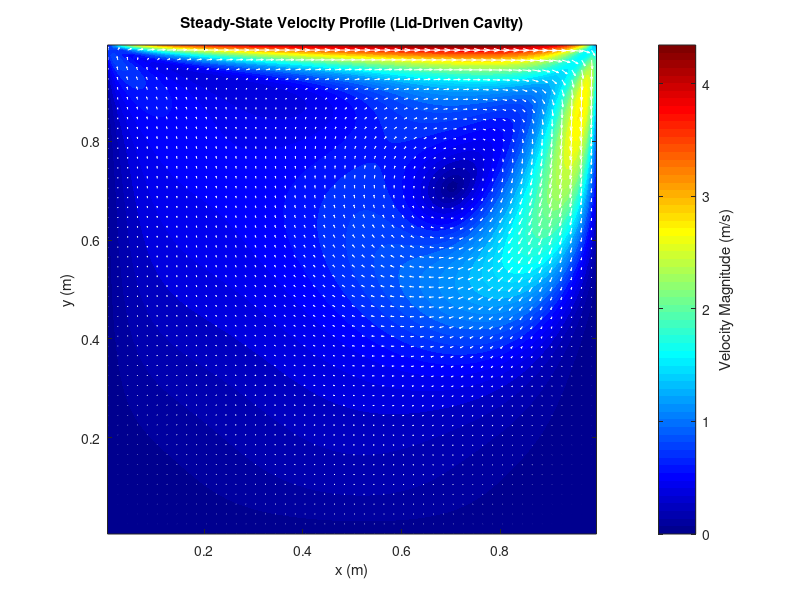
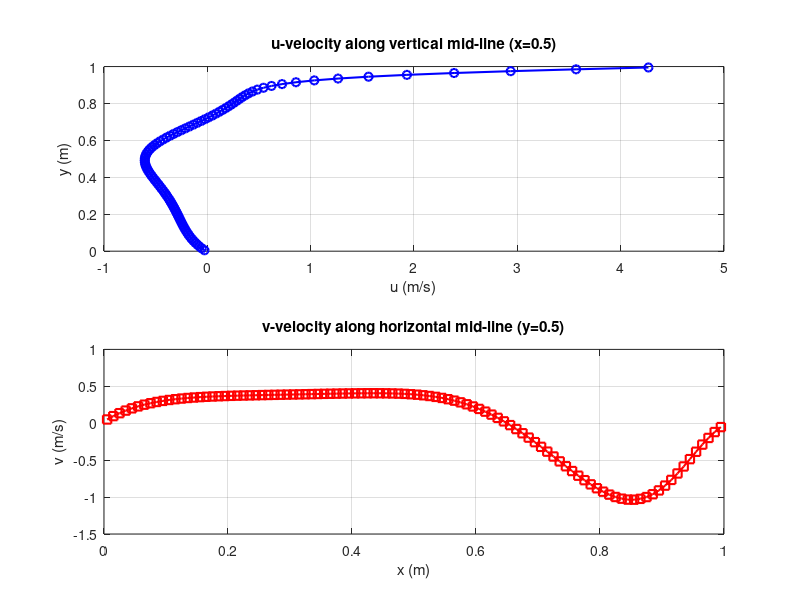

MATLAB code to generate these figures, in order:
clear; 
clc;
data = load('cavity_SIMPLE.txt');

% Change grid size when they were altered in Fortran solver
nx = 100; 
ny = 100;

X = reshape(data(:, 1), nx, ny)';
Y = reshape(data(:, 2), nx, ny)';
U = reshape(data(:, 3), nx, ny)';
V = reshape(data(:, 4), nx, ny)';

% Calculate velocity magnitude: |V| = sqrt(u^2 + v^2)
VelMag = sqrt(U.^2 + V.^2);

% Plot 1: Velocity magnitude field 
figure; 
contourf(X, Y, VelMag, 50, 'LineStyle', 'none');
colormap(jet);
cb = colorbar;
ylabel(cb, 'Velocity Magnitude (m/s)');
hold on;

% Add vectors for direction
skip = 2;
quiver(X(1:skip:end, 1:skip:end), Y(1:skip:end, 1:skip:end), ...
       U(1:skip:end, 1:skip:end), V(1:skip:end, 1:skip:end), 1.2, 'w');

title('Steady-State Velocity Profile (Lid-Driven Cavity)');
xlabel('x (m)'); ylabel('y (m)');
axis equal tight;

% Plot 2: Benchmark mid-line profiles
figure('Color', 'w', 'Position', [950 100 500 600]);

% U-velocity along vertical mid-line (x = 0.5)
subplot(2,1,1);
mid_x = round(nx/2);
plot(U(:, mid_x), Y(:, mid_x), 'b-o', 'LineWidth', 1.5);
grid on;
title('u-velocity along vertical mid-line (x=0.5)');
xlabel('u (m/s)'); ylabel('y (m)');

% V-velocity along horizontal mid-line (y = 0.5)
subplot(2,1,2);
mid_y = round(ny/2);
plot(X(mid_y, :), V(mid_y, :), 'r-s', 'LineWidth', 1.5);
grid on;
title('v-velocity along horizontal mid-line (y=0.5)');
xlabel('x (m)'); ylabel('v (m/s)');
